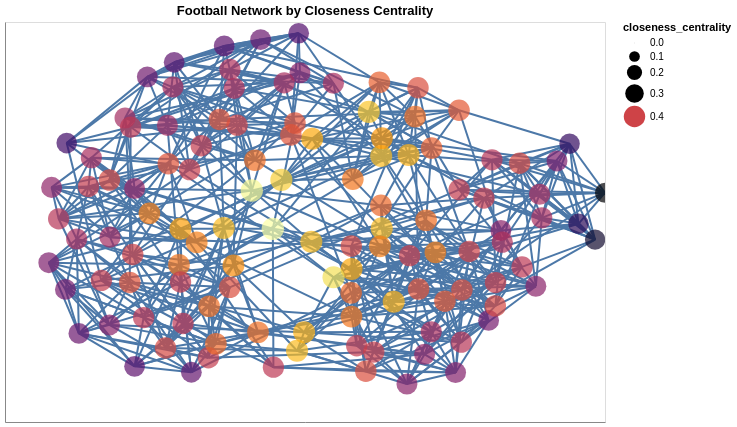

The cell this chart's notebook holds for it:
### Markdown cell above
### Closeness Centrality

Suposició: Els nodes importants són propers als altres nodes.

Aquesta és la reciproca de la distància mitjana més curta entre un node i tots els n-1 nodes d'arribada possibles. Si els nodes es troben desconnectats, es pot considerar la centralitat de proximitat (closeness centrality) basada en només els nodes que el poden arribar, o bé només en els nodes que el poden arribar i normalitzar-ho per la fracció de nodes que pot arribar.

La equació per closeness centrality es $c(v) = \frac{1}{\sum_{u \neq v}\text{shortest path length between } u \text{ and } v}$

### Code cell
fig, (ax1,ax2) = plt.subplots(1,2,figsize=(16, 12))
ax1 = sns.barplot(x='Closeness Centrality', y='Team', data=metric_main_df.sort_values(by='Closeness Centrality', ascending=False)['Closeness Centrality'].reset_index().rename(columns={'index': 'Team'})[:15], palette='rocket_r', ax=ax1)
ax2 = sns.barplot(x='Closeness Centrality', y='Team', data=metric_main_df.sort_values(by='Closeness Centrality', ascending=False)['Closeness Centrality'].reset_index().rename(columns={'index': 'Team'})[-15:], palette='mako', ax=ax2)
ax1.set(title="Top 15 teams based on Closeness Centrality")
ax2.set(title="Bottom 15 teams based on Closeness Centrality")
ax2.yaxis.set_label_position("right")
ax2.yaxis.tick_right()
plt.show()

n = n.mark_circle().encode(
        color=alt.Color('closeness_centrality:Q', scale=alt.Scale(scheme='inferno')), 
        size=alt.Size('closeness_centrality:Q',
                     scale=alt.Scale(range=[0.1,500])),
        tooltip=[alt.Tooltip('name'), alt.Tooltip('degree')]
        ).interactive()
e = e.mark_line().encode()

(e+n).properties(width=600,height=400, title='Football Network by Closeness Centrality')

### Figure 1 — Vega-Lite specification as saved in the notebook (floating-point values rounded to 4 significant figures; data arrays with more than 128 entries replaced by an {"elided": "..."} marker saying what was removed)
{"config": {"view": {"continuousWidth": 300, "continuousHeight": 300}}, "layer": [{"data": {"name": "data-c6e45f55288c418d95e0f765ffafb300"}, "mark": {"type": "line"}, "encoding": {"detail": {"field": "edge", "type": "quantitative"}, "x": {"axis": {"grid": false, "labels": false, "ticks": false, "title": ""}, "field": "x", "type": "quantitative"}, "y": {"axis": {"grid": false, "labels": false, "ticks": false, "title": ""}, "field": "y", "type": "quantitative"}}}, {"data": {"name": "data-54b6a065e8839618c9e9409270bf47f9"}, "mark": {"type": "circle"}, "encoding": {"color": {"field": "closeness_centrality", "scale": {"scheme": "inferno"}, "type": "quantitative"}, "size": {"field": "closeness_centrality", "scale": {"range": [0.1, 500]}, "type": "quantitative"}, "tooltip": [{"field": "name", "type": "nominal"}, {"field": "degree", "type": "quantitative"}], "x": {"axis": {"grid": false, "labels": false, "ticks": false}, "field": "x", "type": "quantitative"}, "y": {"axis": {"grid": false, "labels": false, "ticks": false}, "field": "y", "type": "quantitative"}}, "name": "view_9"}], "height": 400, "params": [{"name": "param_7", "select": {"type": "interval", "encodings": ["x", "y"]}, "bind": "scales", "views": ["view_9"]}, {"name": "param_8", "select": {"type": "interval", "encodings": ["x", "y"]}, "bind": "scales", "views": ["view_9"]}, {"name": "param_9", "select": {"type": "interval", "encodings": ["x", "y"]}, "bind": "scales", "views": ["view_9"]}, {"name": "param_10", "select": {"type": "interval", "encodings": ["x", "y"]}, "bind": "scales", "views": ["view_9"]}], "title": "Football Network by Closeness Centrality", "width": 600, "$schema": "https://vega.github.io/schema/vega-lite/v5.8.0.json", "datasets": {"data-c6e45f55288c418d95e0f765ffafb300": {"elided": "1226 records"}, "data-54b6a065e8839618c9e9409270bf47f9": [{"closeness_centrality": 0.4238, "betweenness_centrality": 0.03249, "degree": 12, "x": 0.02114, "hubs": 0.01009, "authorities": 0.01009, "name": "BrighamYoung", "eigenvector_centrality": 0.1065, "pagerank": 0.009588, "degree_centrality": 0.1053, "value": 7, "y": -0.09886}, {"closeness_centrality": 0.413, "betweenness_centrality": 0.01762, "degree": 12, "x": -0.5185, "hubs": 0.009132, "authorities": 0.009132, "name": "FloridaState", "eigenvector_centrality": 0.09639, "pagerank": 0.009641, "degree_centrality": 0.1053, "value": 0, "y": 0.04338}, {"closeness_centrality": 0.4071, "betweenness_centrality": 0.01312, "degree": 12, "x": 0.4219, "hubs": 0.01102, "authorities": 0.01102, "name": "Iowa", "eigenvector_centrality": 0.1163, "pagerank": 0.009509, "degree_centrality": 0.1053, "value": 2, "y": 0.3695}, {"closeness_centrality": 0.4207, "betweenness_centrality": 0.02307, "degree": 12, "x": 0.1554, "hubs": 0.01007, "authorities": 0.01007, "name": "KansasState", "eigenvector_centrality": 0.1062, "pagerank": 0.009617, "degree_centrality": 0.1053, "value": 3, "y": -0.2353}, {"closeness_centrality": 0.4028, "betweenness_centrality": 0.01066, "degree": 11, "x": 0.523, "hubs": 0.009589, "authorities": 0.009589, "name": "NewMexico", "eigenvector_centrality": 0.1012, "pagerank": 0.008887, "degree_centrality": 0.09649, "value": 7, "y": -0.3398}, {"closeness_centrality": 0.3838, "betweenness_centrality": 0.01066, "degree": 12, "x": 0.5019, "hubs": 0.009692, "authorities": 0.009692, "name": "TexasTech", "eigenvector_centrality": 0.1023, "pagerank": 0.009677, "degree_centrality": 0.1053, "value": 3, "y": -0.7527}, {"closeness_centrality": 0.4254, "betweenness_centrality": 0.01968, "degree": 12, "x": 0.2126, "hubs": 0.01069, "authorities": 0.01069, "name": "PennState", "eigenvector_centrality": 0.1129, "pagerank": 0.009548, "degree_centrality": 0.1053, "value": 2, "y": 0.5506}, {"closeness_centrality": 0.4014, "betweenness_centrality": 0.01456, "degree": 12, "x": 0.7154, "hubs": 0.01144, "authorities": 0.01144, "name": "SouthernCalifornia", "eigenvector_centrality": 0.1207, "pagerank": 0.009491, "degree_centrality": 0.1053, "value": 8, "y": 0.2935}, {"closeness_centrality": 0.3608, "betweenness_centrality": 0.005009, "degree": 11, "x": 0.967, "hubs": 0.01022, "authorities": 0.01022, "name": "ArizonaState", "eigenvector_centrality": 0.1078, "pagerank": 0.008844, "degree_centrality": 0.09649, "value": 8, "y": -0.08838}, {"closeness_centrality": 0.3972, "betweenness_centrality": 0.01183, "degree": 11, "x": 0.5964, "hubs": 0.0101, "authorities": 0.0101, "name": "SanDiegoState", "eigenvector_centrality": 0.1065, "pagerank": 0.008836, "degree_centrality": 0.09649, "value": 7, "y": 0.1197}, {"closeness_centrality": 0.3813, "betweenness_centrality": 0.006908, "degree": 10, "x": 0.612, "hubs": 0.008553, "authorities": 0.008553, "name": "Baylor", "eigenvector_centrality": 0.09026, "pagerank": 0.008212, "degree_centrality": 0.08772, "value": 3, "y": -0.4921}, {"closeness_centrality": 0.4028, "betweenness_centrality": 0.0114, "degree": 10, "x": 0.2028, "hubs": 0.007569, "authorities": 0.007569, "name": "NorthTexas", "eigenvector_centrality": 0.07987, "pagerank": 0.008345, "degree_centrality": 0.08772, "value": 10, "y": -0.7459}, {"closeness_centrality": 0.3904, "betweenness_centrality": 0.01014, "degree": 10, "x": -0.4587, "hubs": 0.006738, "authorities": 0.006738, "name": "NorthernIllinois", "eigenvector_centrality": 0.07111, "pagerank": 0.008382, "degree_centrality": 0.08772, "value": 6, "y": 0.4831}, {"closeness_centrality": 0.4207, "betweenness_centrality": 0.01729, "degree": 11, "x": 0.0239, "hubs": 0.01004, "authorities": 0.01004, "name": "Northwestern", "eigenvector_centrality": 0.106, "pagerank": 0.008828, "degree_centrality": 0.09649, "value": 2, "y": 0.4166}, {"closeness_centrality": 0.3851, "betweenness_centrality": 0.007074, "degree": 10, "x": -0.01687, "hubs": 0.007261, "authorities": 0.007261, "name": "WesternMichigan", "eigenvector_centrality": 0.07663, "pagerank": 0.008323, "degree_centrality": 0.08772, "value": 6, "y": 0.746}, {"closeness_centrality": 0.4238, "betweenness_centrality": 0.0209, "degree": 12, "x": 0.254, "hubs": 0.01102, "authorities": 0.01102, "name": "Wisconsin", "eigenvector_centrality": 0.1163, "pagerank": 0.00951, "degree_centrality": 0.1053, "value": 2, "y": 0.3303}, {"closeness_centrality": 0.4238, "betweenness_centrality": 0.02221, "degree": 11, "x": 0.2559, "hubs": 0.009836, "authorities": 0.009836, "name": "Wyoming", "eigenvector_centrality": 0.1038, "pagerank": 0.008848, "degree_centrality": 0.09649, "value": 7, "y": -0.03191}, {"closeness_centrality": 0.4116, "betweenness_centrality": 0.0166, "degree": 11, "x": -0.4202, "hubs": 0.00775, "authorities": 0.00775, "name": "Auburn", "eigenvector_centrality": 0.08179, "pagerank": 0.009018, "degree_centrality": 0.09649, "value": 9, "y": -0.2146}, {"closeness_centrality": 0.38, "betweenness_centrality": 0.008493, "degree": 11, "x": -0.5257, "hubs": 0.007118, "authorities": 0.007118, "name": "Akron", "eigenvector_centrality": 0.07512, "pagerank": 0.009132, "degree_centrality": 0.09649, "value": 6, "y": 0.7257}, {"closeness_centrality": 0.3904, "betweenness_centrality": 0.009759, "degree": 11, "x": -0.5997, "hubs": 0.00791, "authorities": 0.00791, "name": "VirginiaTech", "eigenvector_centrality": 0.08348, "pagerank": 0.009006, "degree_centrality": 0.09649, "value": 1, "y": 0.5202}, {"closeness_centrality": 0.4028, "betweenness_centrality": 0.02305, "degree": 11, "x": -0.251, "hubs": 0.007695, "authorities": 0.007695, "name": "Alabama", "eigenvector_centrality": 0.08122, "pagerank": 0.00903, "degree_centrality": 0.09649, "value": 9, "y": -0.3266}, {"closeness_centrality": 0.3972, "betweenness_centrality": 0.02213, "degree": 11, "x": 0.5137, "hubs": 0.01042, "authorities": 0.01042, "name": "UCLA", "eigenvector_centrality": 0.11, "pagerank": 0.008813, "degree_centrality": 0.09649, "value": 8, "y": 0.1615}, {"closeness_centrality": 0.3677, "betweenness_centrality": 0.006733, "degree": 11, "x": 0.8819, "hubs": 0.01046, "authorities": 0.01046, "name": "Arizona", "eigenvector_centrality": 0.1103, "pagerank": 0.008813, "degree_centrality": 0.09649, "value": 8, "y": 0.3912}, {"closeness_centrality": 0.3851, "betweenness_centrality": 0.007589, "degree": 11, "x": 0.6531, "hubs": 0.009901, "authorities": 0.009901, "name": "Utah", "eigenvector_centrality": 0.1045, "pagerank": 0.008861, "degree_centrality": 0.09649, "value": 7, "y": -0.04197}, {"closeness_centrality": 0.4238, "betweenness_centrality": 0.0207, "degree": 10, "x": -0.02655, "hubs": 0.007611, "authorities": 0.007611, "name": "ArkansasState", "eigenvector_centrality": 0.08032, "pagerank": 0.008311, "degree_centrality": 0.08772, "value": 10, "y": -0.6439}, {"closeness_centrality": 0.413, "betweenness_centrality": 0.01778, "degree": 11, "x": -0.361, "hubs": 0.008848, "authorities": 0.008848, "name": "NorthCarolinaState", "eigenvector_centrality": 0.09338, "pagerank": 0.008909, "degree_centrality": 0.09649, "value": 0, "y": -0.102}, {"closeness_centrality": 0.3986, "betweenness_centrality": 0.017, "degree": 10, "x": -0.3847, "hubs": 0.006719, "authorities": 0.006719, "name": "BallState", "eigenvector_centrality": 0.07092, "pagerank": 0.008392, "degree_centrality": 0.08772, "value": 6, "y": 0.2619}, {"closeness_centrality": 0.3826, "betweenness_centrality": 0.01066, "degree": 11, "x": -0.854, "hubs": 0.007534, "authorities": 0.007534, "name": "Florida", "eigenvector_centrality": 0.07951, "pagerank": 0.009035, "degree_centrality": 0.09649, "value": 9, "y": -0.2036}, {"closeness_centrality": 0.4086, "betweenness_centrality": 0.01817, "degree": 9, "x": 0.1538, "hubs": 0.006644, "authorities": 0.006644, "name": "BoiseState", "eigenvector_centrality": 0.07011, "pagerank": 0.007636, "degree_centrality": 0.07895, "value": 11, "y": -0.3542}, {"closeness_centrality": 0.4, "betweenness_centrality": 0.009029, "degree": 11, "x": -0.2266, "hubs": 0.008126, "authorities": 0.008126, "name": "BostonCollege", "eigenvector_centrality": 0.08576, "pagerank": 0.008999, "degree_centrality": 0.09649, "value": 1, "y": 0.4843}, {"closeness_centrality": 0.4101, "betweenness_centrality": 0.01509, "degree": 11, "x": -0.167, "hubs": 0.008295, "authorities": 0.008295, "name": "WestVirginia", "eigenvector_centrality": 0.08755, "pagerank": 0.00896, "degree_centrality": 0.09649, "value": 1, "y": 0.3089}, {"closeness_centrality": 0.3787, "betweenness_centrality": 0.008418, "degree": 11, "x": -0.1479, "hubs": 0.007822, "authorities": 0.007822, "name": "BowlingGreenState", "eigenvector_centrality": 0.08255, "pagerank": 0.009018, "degree_centrality": 0.09649, "value": 6, "y": 0.9123}, {"closeness_centrality": 0.4101, "betweenness_centrality": 0.01488, "degree": 11, "x": 0.3671, "hubs": 0.01035, "authorities": 0.01035, "name": "Michigan", "eigenvector_centrality": 0.1092, "pagerank": 0.0088, "degree_centrality": 0.09649, "value": 2, "y": 0.5269}, {"closeness_centrality": 0.3878, "betweenness_centrality": 0.007354, "degree": 10, "x": -0.568, "hubs": 0.007899, "authorities": 0.007899, "name": "Virginia", "eigenvector_centrality": 0.08337, "pagerank": 0.008215, "degree_centrality": 0.08772, "value": 0, "y": 0.1677}, {"closeness_centrality": 0.3762, "betweenness_centrality": 0.008026, "degree": 11, "x": -0.4361, "hubs": 0.007278, "authorities": 0.007278, "name": "Buffalo", "eigenvector_centrality": 0.07682, "pagerank": 0.009101, "degree_centrality": 0.09649, "value": 6, "y": 0.7986}, {"closeness_centrality": 0.3972, "betweenness_centrality": 0.01548, "degree": 11, "x": -0.3458, "hubs": 0.008382, "authorities": 0.008382, "name": "Syracuse", "eigenvector_centrality": 0.08846, "pagerank": 0.00894, "degree_centrality": 0.09649, "value": 1, "y": 0.3813}, {"closeness_centrality": 0.4014, "betweenness_centrality": 0.01321, "degree": 8, "x": -0.652, "hubs": 0.00532, "authorities": 0.00532, "name": "CentralFlorida", "eigenvector_centrality": 0.05614, "pagerank": 0.006976, "degree_centrality": 0.07018, "value": 5, "y": 0.2096}, {"closeness_centrality": 0.3945, "betweenness_centrality": 0.009131, "degree": 11, "x": -0.8212, "hubs": 0.008152, "authorities": 0.008152, "name": "GeorgiaTech", "eigenvector_centrality": 0.08603, "pagerank": 0.008981, "degree_centrality": 0.09649, "value": 0, "y": 0.01623}, {"closeness_centrality": 0.4043, "betweenness_centrality": 0.02519, "degree": 11, "x": -0.04704, "hubs": 0.007627, "authorities": 0.007627, "name": "CentralMichigan", "eigenvector_centrality": 0.08049, "pagerank": 0.009069, "degree_centrality": 0.09649, "value": 6, "y": 0.4356}, {"closeness_centrality": 0.4071, "betweenness_centrality": 0.0107, "degree": 11, "x": 0.248, "hubs": 0.009891, "authorities": 0.009891, "name": "Purdue", "eigenvector_centrality": 0.1044, "pagerank": 0.008838, "degree_centrality": 0.09649, "value": 2, "y": 0.6986}, {"closeness_centrality": 0.3986, "betweenness_centrality": 0.01398, "degree": 11, "x": 0.6351, "hubs": 0.009758, "authorities": 0.009758, "name": "Colorado", "eigenvector_centrality": 0.103, "pagerank": 0.00887, "degree_centrality": 0.09649, "value": 3, "y": -0.3028}, {"closeness_centrality": 0.3958, "betweenness_centrality": 0.006439, "degree": 10, "x": 0.7234, "hubs": 0.009395, "authorities": 0.009395, "name": "ColoradoState", "eigenvector_centrality": 0.09914, "pagerank": 0.008127, "degree_centrality": 0.08772, "value": 7, "y": -0.2247}, {"closeness_centrality": 0.3701, "betweenness_centrality": 0.00779, "degree": 7, "x": -0.7943, "hubs": 0.004577, "authorities": 0.004577, "name": "Connecticut", "eigenvector_centrality": 0.04831, "pagerank": 0.006269, "degree_centrality": 0.0614, "value": 5, "y": 0.3946}, {"closeness_centrality": 0.3958, "betweenness_centrality": 0.0136, "degree": 11, "x": -0.5812, "hubs": 0.007065, "authorities": 0.007065, "name": "EasternMichigan", "eigenvector_centrality": 0.07457, "pagerank": 0.009144, "degree_centrality": 0.09649, "value": 6, "y": 0.4748}, {"closeness_centrality": 0.4, "betweenness_centrality": 0.01437, "degree": 11, "x": -0.5741, "hubs": 0.008148, "authorities": 0.008148, "name": "EastCarolina", "eigenvector_centrality": 0.08599, "pagerank": 0.008973, "degree_centrality": 0.09649, "value": 4, "y": -0.1626}, {"closeness_centrality": 0.3972, "betweenness_centrality": 0.01144, "degree": 11, "x": -0.7216, "hubs": 0.008579, "authorities": 0.008579, "name": "Duke", "eigenvector_centrality": 0.09054, "pagerank": 0.008918, "degree_centrality": 0.09649, "value": 0, "y": 0.1776}, {"closeness_centrality": 0.3931, "betweenness_centrality": 0.01035, "degree": 11, "x": 0.6578, "hubs": 0.01133, "authorities": 0.01133, "name": "FresnoState", "eigenvector_centrality": 0.1196, "pagerank": 0.00874, "degree_centrality": 0.09649, "value": 11, "y": -0.101}, {"closeness_centrality": 0.4057, "betweenness_centrality": 0.0151, "degree": 11, "x": 0.5134, "hubs": 0.01043, "authorities": 0.01043, "name": "OhioState", "eigenvector_centrality": 0.1101, "pagerank": 0.008795, "degree_centrality": 0.09649, "value": 2, "y": 0.5587}, {"closeness_centrality": 0.4101, "betweenness_centrality": 0.01779, "degree": 11, "x": -0.1567, "hubs": 0.008766, "authorities": 0.008766, "name": "Houston", "eigenvector_centrality": 0.09251, "pagerank": 0.008932, "degree_centrality": 0.09649, "value": 4, "y": -0.5513}, {"closeness_centrality": 0.4043, "betweenness_centrality": 0.009785, "degree": 11, "x": 0.3787, "hubs": 0.01111, "authorities": 0.01111, "name": "Rice", "eigenvector_centrality": 0.1172, "pagerank": 0.008755, "degree_centrality": 0.09649, "value": 11, "y": -0.3354}, {"closeness_centrality": 0.3986, "betweenness_centrality": 0.01437, "degree": 9, "x": 0.3486, "hubs": 0.007045, "authorities": 0.007045, "name": "Idaho", "eigenvector_centrality": 0.07434, "pagerank": 0.0076, "degree_centrality": 0.07895, "value": 10, "y": -0.1684}, {"closeness_centrality": 0.3945, "betweenness_centrality": 0.0149, "degree": 11, "x": 0.6232, "hubs": 0.00988, "authorities": 0.00988, "name": "Washington", "eigenvector_centrality": 0.1042, "pagerank": 0.008873, "degree_centrality": 0.09649, "value": 8, "y": 0.3111}, {"closeness_centrality": 0.3972, "betweenness_centrality": 0.009851, "degree": 10, "x": 0.1724, "hubs": 0.0088, "authorities": 0.0088, "name": "Kansas", "eigenvector_centrality": 0.09286, "pagerank": 0.008184, "degree_centrality": 0.08772, "value": 3, "y": -0.6186}, {"closeness_centrality": 0.4116, "betweenness_centrality": 0.01656, "degree": 12, "x": 0.1548, "hubs": 0.01162, "authorities": 0.01162, "name": "SouthernMethodist", "eigenvector_centrality": 0.1226, "pagerank": 0.009472, "degree_centrality": 0.1053, "value": 11, "y": -0.4728}, {"closeness_centrality": 0.3738, "betweenness_centrality": 0.003906, "degree": 10, "x": -0.02101, "hubs": 0.007204, "authorities": 0.007204, "name": "Kent", "eigenvector_centrality": 0.07603, "pagerank": 0.008302, "degree_centrality": 0.08772, "value": 6, "y": 0.9438}, {"closeness_centrality": 0.3931, "betweenness_centrality": 0.01173, "degree": 11, "x": -0.2502, "hubs": 0.008411, "authorities": 0.008411, "name": "Pittsburgh", "eigenvector_centrality": 0.08877, "pagerank": 0.008941, "degree_centrality": 0.09649, "value": 1, "y": 0.7629}, {"closeness_centrality": 0.3813, "betweenness_centrality": 0.00954, "degree": 10, "x": -0.7985, "hubs": 0.007159, "authorities": 0.007159, "name": "Kentucky", "eigenvector_centrality": 0.07555, "pagerank": 0.008289, "degree_centrality": 0.08772, "value": 9, "y": -0.3369}, {"closeness_centrality": 0.3972, "betweenness_centrality": 0.01038, "degree": 10, "x": -0.6788, "hubs": 0.007164, "authorities": 0.007164, "name": "Louisville", "eigenvector_centrality": 0.07561, "pagerank": 0.008331, "degree_centrality": 0.08772, "value": 4, "y": -0.2922}, {"closeness_centrality": 0.4368, "betweenness_centrality": 0.02882, "degree": 10, "x": -0.1073, "hubs": 0.0075, "authorities": 0.0075, "name": "LouisianaTech", "eigenvector_centrality": 0.07915, "pagerank": 0.008371, "degree_centrality": 0.08772, "value": 11, "y": -0.03414}, {"closeness_centrality": 0.3972, "betweenness_centrality": 0.01087, "degree": 8, "x": -0.4149, "hubs": 0.005171, "authorities": 0.005171, "name": "LouisianaMonroe", "eigenvector_centrality": 0.05457, "pagerank": 0.007029, "degree_centrality": 0.07018, "value": 10, "y": -0.3}, {"closeness_centrality": 0.4116, "betweenness_centrality": 0.0152, "degree": 11, "x": 0.1593, "hubs": 0.00966, "authorities": 0.00966, "name": "Minnesota", "eigenvector_centrality": 0.1019, "pagerank": 0.008888, "degree_centrality": 0.09649, "value": 2, "y": 0.2143}, {"closeness_centrality": 0.4043, "betweenness_centrality": 0.02076, "degree": 11, "x": -0.2853, "hubs": 0.007829, "authorities": 0.007829, "name": "MiamiOhio", "eigenvector_centrality": 0.08263, "pagerank": 0.009014, "degree_centrality": 0.09649, "value": 6, "y": 0.5131}, {"closeness_centrality": 0.3918, "betweenness_centrality": 0.0142, "degree": 11, "x": -0.761, "hubs": 0.007819, "authorities": 0.007819, "name": "Vanderbilt", "eigenvector_centrality": 0.08253, "pagerank": 0.008985, "degree_centrality": 0.09649, "value": 9, "y": -0.085}, {"closeness_centrality": 0.4191, "betweenness_centrality": 0.01829, "degree": 9, "x": -0.4153, "hubs": 0.005876, "authorities": 0.005876, "name": "MiddleTennesseeState", "eigenvector_centrality": 0.06202, "pagerank": 0.007749, "degree_centrality": 0.07895, "value": 10, "y": -0.03352}, {"closeness_centrality": 0.4176, "betweenness_centrality": 0.02037, "degree": 11, "x": 0.2564, "hubs": 0.01009, "authorities": 0.01009, "name": "Illinois", "eigenvector_centrality": 0.1065, "pagerank": 0.008842, "degree_centrality": 0.09649, "value": 2, "y": 0.4192}, {"closeness_centrality": 0.3958, "betweenness_centrality": 0.0101, "degree": 11, "x": -0.5379, "hubs": 0.007714, "authorities": 0.007714, "name": "MississippiState", "eigenvector_centrality": 0.08142, "pagerank": 0.009021, "degree_centrality": 0.09649, "value": 9, "y": -0.4778}, {"closeness_centrality": 0.4014, "betweenness_centrality": 0.0107, "degree": 11, "x": -0.4649, "hubs": 0.007809, "authorities": 0.007809, "name": "Memphis", "eigenvector_centrality": 0.08241, "pagerank": 0.009034, "degree_centrality": 0.09649, "value": 4, "y": -0.6299}, {"closeness_centrality": 0.4014, "betweenness_centrality": 0.01181, "degree": 12, "x": 0.6344, "hubs": 0.0121, "authorities": 0.0121, "name": "Nevada", "eigenvector_centrality": 0.1277, "pagerank": 0.009438, "degree_centrality": 0.1053, "value": 11, "y": -0.4194}, {"closeness_centrality": 0.3918, "betweenness_centrality": 0.01076, "degree": 11, "x": 0.7821, "hubs": 0.01044, "authorities": 0.01044, "name": "Oregon", "eigenvector_centrality": 0.1102, "pagerank": 0.008824, "degree_centrality": 0.09649, "value": 8, "y": 0.1386}, {"closeness_centrality": 0.4222, "betweenness_centrality": 0.02414, "degree": 11, "x": -0.002929, "hubs": 0.00846, "authorities": 0.00846, "name": "NewMexicoState", "eigenvector_centrality": 0.08927, "pagerank": 0.009007, "degree_centrality": 0.09649, "value": 10, "y": -0.5509}, {"closeness_centrality": 0.4043, "betweenness_centrality": 0.01519, "degree": 11, "x": -0.5841, "hubs": 0.007632, "authorities": 0.007632, "name": "SouthCarolina", "eigenvector_centrality": 0.08055, "pagerank": 0.009016, "degree_centrality": 0.09649, "value": 9, "y": -0.3024}, {"closeness_centrality": 0.3918, "betweenness_centrality": 0.01257, "degree": 10, "x": 0.09483, "hubs": 0.007283, "authorities": 0.007283, "name": "Ohio", "eigenvector_centrality": 0.07686, "pagerank": 0.008301, "degree_centrality": 0.08772, "value": 6, "y": 0.6936}, {"closeness_centrality": 0.4101, "betweenness_centrality": 0.0163, "degree": 11, "x": 0.4037, "hubs": 0.009571, "authorities": 0.009571, "name": "IowaState", "eigenvector_centrality": 0.101, "pagerank": 0.008882, "degree_centrality": 0.09649, "value": 3, "y": 0.008722}, {"closeness_centrality": 0.3851, "betweenness_centrality": 0.008117, "degree": 11, "x": 0.7695, "hubs": 0.01136, "authorities": 0.01136, "name": "SanJoseState", "eigenvector_centrality": 0.1199, "pagerank": 0.008737, "degree_centrality": 0.09649, "value": 11, "y": -0.3213}, {"closeness_centrality": 0.4, "betweenness_centrality": 0.01017, "degree": 11, "x": 0.5472, "hubs": 0.00989, "authorities": 0.00989, "name": "Nebraska", "eigenvector_centrality": 0.1044, "pagerank": 0.008853, "degree_centrality": 0.09649, "value": 3, "y": -0.1472}, {"closeness_centrality": 0.3972, "betweenness_centrality": 0.01168, "degree": 10, "x": -0.322, "hubs": 0.007361, "authorities": 0.007361, "name": "SouthernMississippi", "eigenvector_centrality": 0.07768, "pagerank": 0.008287, "degree_centrality": 0.08772, "value": 4, "y": -0.6788}, {"closeness_centrality": 0.3787, "betweenness_centrality": 0.005947, "degree": 11, "x": -0.7537, "hubs": 0.007323, "authorities": 0.007323, "name": "Tennessee", "eigenvector_centrality": 0.07729, "pagerank": 0.009069, "degree_centrality": 0.09649, "value": 9, "y": -0.5569}, {"closeness_centrality": 0.3918, "betweenness_centrality": 0.0119, "degree": 11, "x": 0.7893, "hubs": 0.01043, "authorities": 0.01043, "name": "Stanford", "eigenvector_centrality": 0.1101, "pagerank": 0.008816, "degree_centrality": 0.09649, "value": 8, "y": 0.02079}, {"closeness_centrality": 0.3666, "betweenness_centrality": 0.005523, "degree": 11, "x": 0.9115, "hubs": 0.009885, "authorities": 0.009885, "name": "WashingtonState", "eigenvector_centrality": 0.1043, "pagerank": 0.008883, "degree_centrality": 0.09649, "value": 8, "y": -0.008956}, {"closeness_centrality": 0.3918, "betweenness_centrality": 0.008171, "degree": 11, "x": -0.4402, "hubs": 0.008185, "authorities": 0.008185, "name": "Temple", "eigenvector_centrality": 0.08639, "pagerank": 0.008959, "degree_centrality": 0.09649, "value": 1, "y": 0.6751}, {"closeness_centrality": 0.4351, "betweenness_centrality": 0.02916, "degree": 11, "x": -0.1773, "hubs": 0.008567, "authorities": 0.008567, "name": "Navy", "eigenvector_centrality": 0.09041, "pagerank": 0.008949, "degree_centrality": 0.09649, "value": 5, "y": 0.1574}, {"closeness_centrality": 0.4057, "betweenness_centrality": 0.01151, "degree": 11, "x": 0.4664, "hubs": 0.009791, "authorities": 0.009791, "name": "TexasA&M", "eigenvector_centrality": 0.1033, "pagerank": 0.008861, "degree_centrality": 0.09649, "value": 3, "y": -0.3958}, {"closeness_centrality": 0.4222, "betweenness_centrality": 0.03353, "degree": 11, "x": 0.3453, "hubs": 0.009563, "authorities": 0.009563, "name": "NotreDame", "eigenvector_centrality": 0.1009, "pagerank": 0.008864, "degree_centrality": 0.09649, "value": 5, "y": 0.3351}, {"closeness_centrality": 0.3945, "betweenness_centrality": 0.006637, "degree": 11, "x": 0.5212, "hubs": 0.01104, "authorities": 0.01104, "name": "TexasElPaso", "eigenvector_centrality": 0.1165, "pagerank": 0.008764, "degree_centrality": 0.09649, "value": 11, "y": -0.601}, {"closeness_centrality": 0.3851, "betweenness_centrality": 0.007433, "degree": 11, "x": 0.3398, "hubs": 0.00968, "authorities": 0.00968, "name": "Oklahoma", "eigenvector_centrality": 0.1021, "pagerank": 0.008881, "degree_centrality": 0.09649, "value": 3, "y": -0.8099}, {"closeness_centrality": 0.3931, "betweenness_centrality": 0.008034, "degree": 9, "x": -0.2356, "hubs": 0.00646, "authorities": 0.00646, "name": "Toledo", "eigenvector_centrality": 0.06817, "pagerank": 0.007617, "degree_centrality": 0.07895, "value": 6, "y": 0.6686}, {"closeness_centrality": 0.4101, "betweenness_centrality": 0.01238, "degree": 11, "x": -0.3199, "hubs": 0.00833, "authorities": 0.00833, "name": "Tulane", "eigenvector_centrality": 0.08791, "pagerank": 0.008983, "degree_centrality": 0.09649, "value": 4, "y": -0.4213}, {"closeness_centrality": 0.4086, "betweenness_centrality": 0.0142, "degree": 11, "x": -0.297, "hubs": 0.007942, "authorities": 0.007942, "name": "Mississippi", "eigenvector_centrality": 0.08382, "pagerank": 0.008995, "degree_centrality": 0.09649, "value": 9, "y": -0.6088}, {"closeness_centrality": 0.4302, "betweenness_centrality": 0.02008, "degree": 12, "x": 0.09517, "hubs": 0.01149, "authorities": 0.01149, "name": "Tulsa", "eigenvector_centrality": 0.1213, "pagerank": 0.009495, "degree_centrality": 0.1053, "value": 11, "y": -0.2761}, {"closeness_centrality": 0.4043, "betweenness_centrality": 0.01716, "degree": 11, "x": -0.4557, "hubs": 0.008667, "authorities": 0.008667, "name": "NorthCarolina", "eigenvector_centrality": 0.09147, "pagerank": 0.008919, "degree_centrality": 0.09649, "value": 0, "y": 0.2914}, {"closeness_centrality": 0.3918, "betweenness_centrality": 0.00862, "degree": 9, "x": 0.4207, "hubs": 0.007164, "authorities": 0.007164, "name": "UtahState", "eigenvector_centrality": 0.0756, "pagerank": 0.007587, "degree_centrality": 0.07895, "value": 5, "y": -0.5493}, {"closeness_centrality": 0.4161, "betweenness_centrality": 0.01654, "degree": 11, "x": -0.2385, "hubs": 0.008323, "authorities": 0.008323, "name": "Army", "eigenvector_centrality": 0.08784, "pagerank": 0.008968, "degree_centrality": 0.09649, "value": 4, "y": -0.2174}, {"closeness_centrality": 0.4238, "betweenness_centrality": 0.02384, "degree": 11, "x": -0.2707, "hubs": 0.00852, "authorities": 0.00852, "name": "Cincinnati", "eigenvector_centrality": 0.08992, "pagerank": 0.008947, "degree_centrality": 0.09649, "value": 4, "y": -0.02995}, {"closeness_centrality": 0.4086, "betweenness_centrality": 0.01395, "degree": 10, "x": 0.253, "hubs": 0.008918, "authorities": 0.008918, "name": "AirForce", "eigenvector_centrality": 0.0941, "pagerank": 0.008157, "degree_centrality": 0.08772, "value": 7, "y": 0.08285}, {"closeness_centrality": 0.3918, "betweenness_centrality": 0.005317, "degree": 10, "x": -0.06926, "hubs": 0.007649, "authorities": 0.007649, "name": "Rutgers", "eigenvector_centrality": 0.08073, "pagerank": 0.008243, "degree_centrality": 0.08772, "value": 1, "y": 0.6961}, {"closeness_centrality": 0.3851, "betweenness_centrality": 0.006927, "degree": 10, "x": -0.6517, "hubs": 0.007091, "authorities": 0.007091, "name": "Georgia", "eigenvector_centrality": 0.07484, "pagerank": 0.008293, "degree_centrality": 0.08772, "value": 9, "y": -0.5144}, {"closeness_centrality": 0.3762, "betweenness_centrality": 0.00694, "degree": 10, "x": -0.5681, "hubs": 0.007001, "authorities": 0.007001, "name": "LouisianaState", "eigenvector_centrality": 0.07389, "pagerank": 0.008308, "degree_centrality": 0.08772, "value": 9, "y": -0.7214}, {"closeness_centrality": 0.3958, "betweenness_centrality": 0.01039, "degree": 8, "x": -0.1053, "hubs": 0.005582, "authorities": 0.005582, "name": "LouisianaLafayette", "eigenvector_centrality": 0.0589, "pagerank": 0.006986, "degree_centrality": 0.07018, "value": 10, "y": -0.7258}, {"closeness_centrality": 0.3878, "betweenness_centrality": 0.01414, "degree": 11, "x": 0.3987, "hubs": 0.009117, "authorities": 0.009117, "name": "Texas", "eigenvector_centrality": 0.09621, "pagerank": 0.008947, "degree_centrality": 0.09649, "value": 3, "y": -0.6615}, {"closeness_centrality": 0.3762, "betweenness_centrality": 0.009063, "degree": 10, "x": -0.2694, "hubs": 0.007144, "authorities": 0.007144, "name": "Marshall", "eigenvector_centrality": 0.0754, "pagerank": 0.008317, "degree_centrality": 0.08772, "value": 6, "y": 0.8802}, {"closeness_centrality": 0.4028, "betweenness_centrality": 0.01178, "degree": 11, "x": 0.3766, "hubs": 0.01009, "authorities": 0.01009, "name": "MichiganState", "eigenvector_centrality": 0.1065, "pagerank": 0.008825, "degree_centrality": 0.09649, "value": 2, "y": 0.6712}, {"closeness_centrality": 0.4043, "betweenness_centrality": 0.01829, "degree": 10, "x": -0.03338, "hubs": 0.007743, "authorities": 0.007743, "name": "MiamiFlorida", "eigenvector_centrality": 0.08172, "pagerank": 0.008243, "degree_centrality": 0.08772, "value": 1, "y": 0.4949}, {"closeness_centrality": 0.4014, "betweenness_centrality": 0.01593, "degree": 10, "x": 0.1543, "hubs": 0.008559, "authorities": 0.008559, "name": "Missouri", "eigenvector_centrality": 0.09032, "pagerank": 0.008204, "degree_centrality": 0.08772, "value": 3, "y": -0.1203}, {"closeness_centrality": 0.3904, "betweenness_centrality": 0.01354, "degree": 10, "x": -0.65, "hubs": 0.007745, "authorities": 0.007745, "name": "Clemson", "eigenvector_centrality": 0.08175, "pagerank": 0.008232, "degree_centrality": 0.08772, "value": 0, "y": -0.07573}, {"closeness_centrality": 0.4222, "betweenness_centrality": 0.01882, "degree": 12, "x": 0.2957, "hubs": 0.01078, "authorities": 0.01078, "name": "NevadaLasVegas", "eigenvector_centrality": 0.1137, "pagerank": 0.009541, "degree_centrality": 0.1053, "value": 7, "y": -0.3988}, {"closeness_centrality": 0.3864, "betweenness_centrality": 0.004372, "degree": 10, "x": -0.8446, "hubs": 0.007762, "authorities": 0.007762, "name": "WakeForest", "eigenvector_centrality": 0.08192, "pagerank": 0.008225, "degree_centrality": 0.08772, "value": 0, "y": 0.173}, {"closeness_centrality": 0.427, "betweenness_centrality": 0.0205, "degree": 11, "x": -0.07873, "hubs": 0.009952, "authorities": 0.009952, "name": "Indiana", "eigenvector_centrality": 0.105, "pagerank": 0.008827, "degree_centrality": 0.09649, "value": 2, "y": 0.2106}, {"closeness_centrality": 0.3986, "betweenness_centrality": 0.01036, "degree": 10, "x": 0.2293, "hubs": 0.00868, "authorities": 0.00868, "name": "OklahomaState", "eigenvector_centrality": 0.0916, "pagerank": 0.008196, "degree_centrality": 0.08772, "value": 3, "y": -0.6503}, {"closeness_centrality": 0.354, "betweenness_centrality": 0.003002, "degree": 10, "x": 1.0, "hubs": 0.009571, "authorities": 0.009571, "name": "OregonState", "eigenvector_centrality": 0.101, "pagerank": 0.008123, "degree_centrality": 0.08772, "value": 8, "y": 0.1462}, {"closeness_centrality": 0.3918, "betweenness_centrality": 0.008957, "degree": 11, "x": -0.712, "hubs": 0.008269, "authorities": 0.008269, "name": "Maryland", "eigenvector_centrality": 0.08727, "pagerank": 0.008962, "degree_centrality": 0.09649, "value": 0, "y": 0.3218}, {"closeness_centrality": 0.413, "betweenness_centrality": 0.01437, "degree": 11, "x": 0.2495, "hubs": 0.01089, "authorities": 0.01089, "name": "TexasChristian", "eigenvector_centrality": 0.1149, "pagerank": 0.008777, "degree_centrality": 0.09649, "value": 4, "y": -0.1215}, {"closeness_centrality": 0.3826, "betweenness_centrality": 0.007516, "degree": 11, "x": 0.84, "hubs": 0.01054, "authorities": 0.01054, "name": "California", "eigenvector_centrality": 0.1112, "pagerank": 0.008809, "degree_centrality": 0.09649, "value": 8, "y": 0.3052}, {"closeness_centrality": 0.3958, "betweenness_centrality": 0.01158, "degree": 10, "x": -0.4066, "hubs": 0.006918, "authorities": 0.006918, "name": "AlabamaBirmingham", "eigenvector_centrality": 0.07301, "pagerank": 0.008369, "degree_centrality": 0.08772, "value": 4, "y": -0.5075}, {"closeness_centrality": 0.3775, "betweenness_centrality": 0.006498, "degree": 10, "x": -0.3788, "hubs": 0.006675, "authorities": 0.006675, "name": "Arkansas", "eigenvector_centrality": 0.07045, "pagerank": 0.008369, "degree_centrality": 0.08772, "value": 9, "y": -0.7512}, {"closeness_centrality": 0.413, "betweenness_centrality": 0.01025, "degree": 11, "x": 0.4346, "hubs": 0.01115, "authorities": 0.01115, "name": "Hawaii", "eigenvector_centrality": 0.1177, "pagerank": 0.008759, "degree_centrality": 0.09649, "value": 11, "y": -0.1516}]}}
